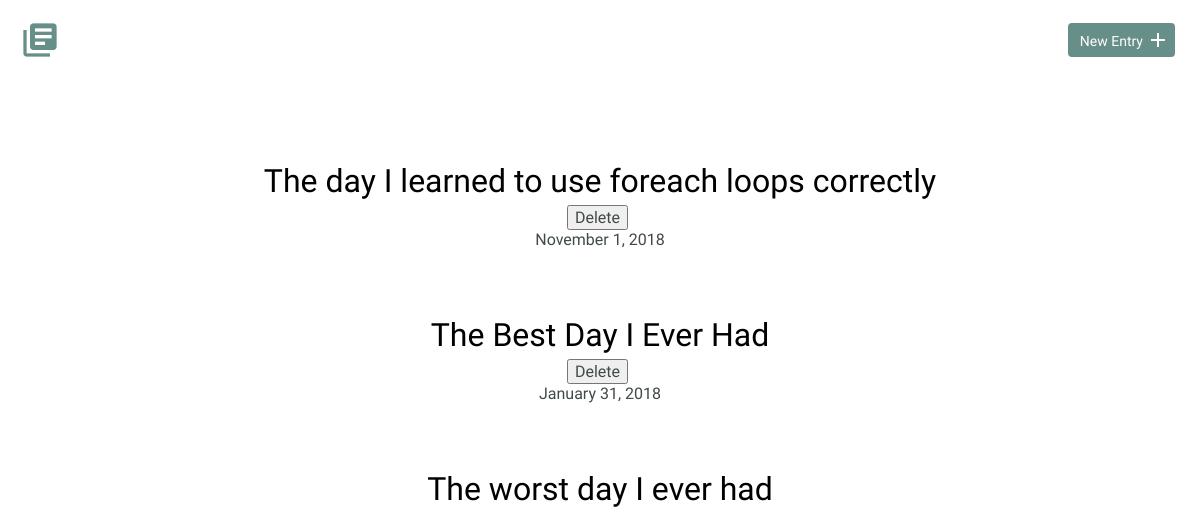
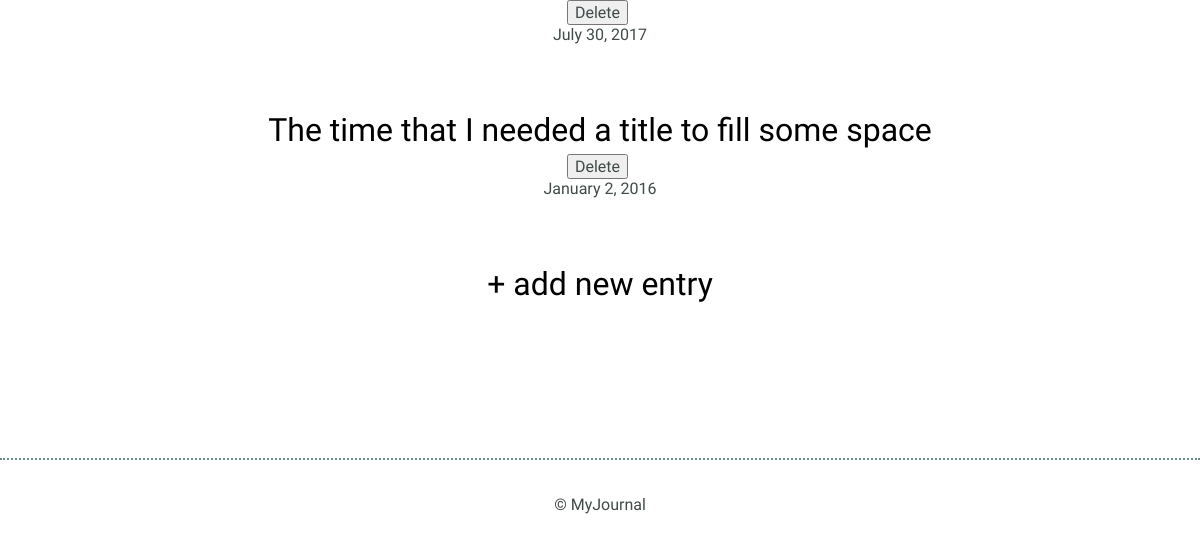
The app's page /, older data (2 pictures, top to bottom).
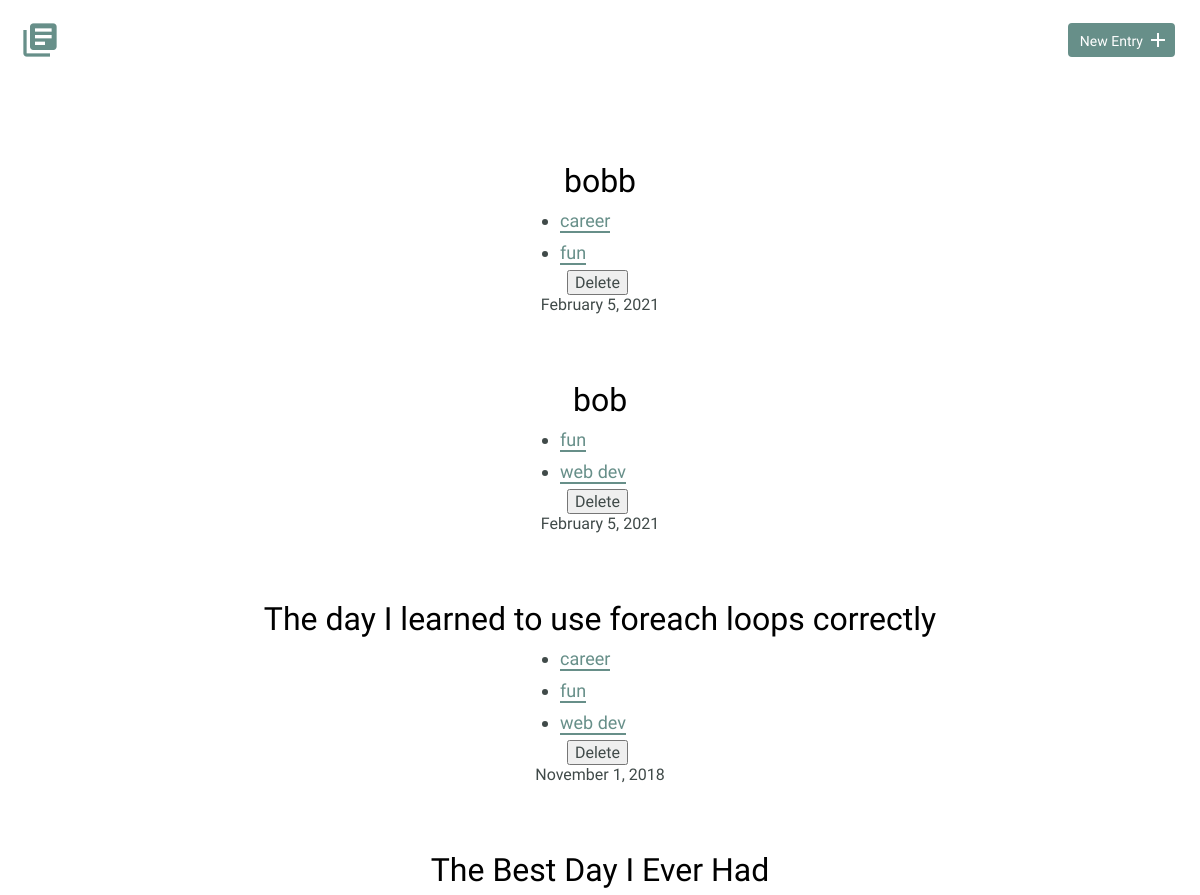
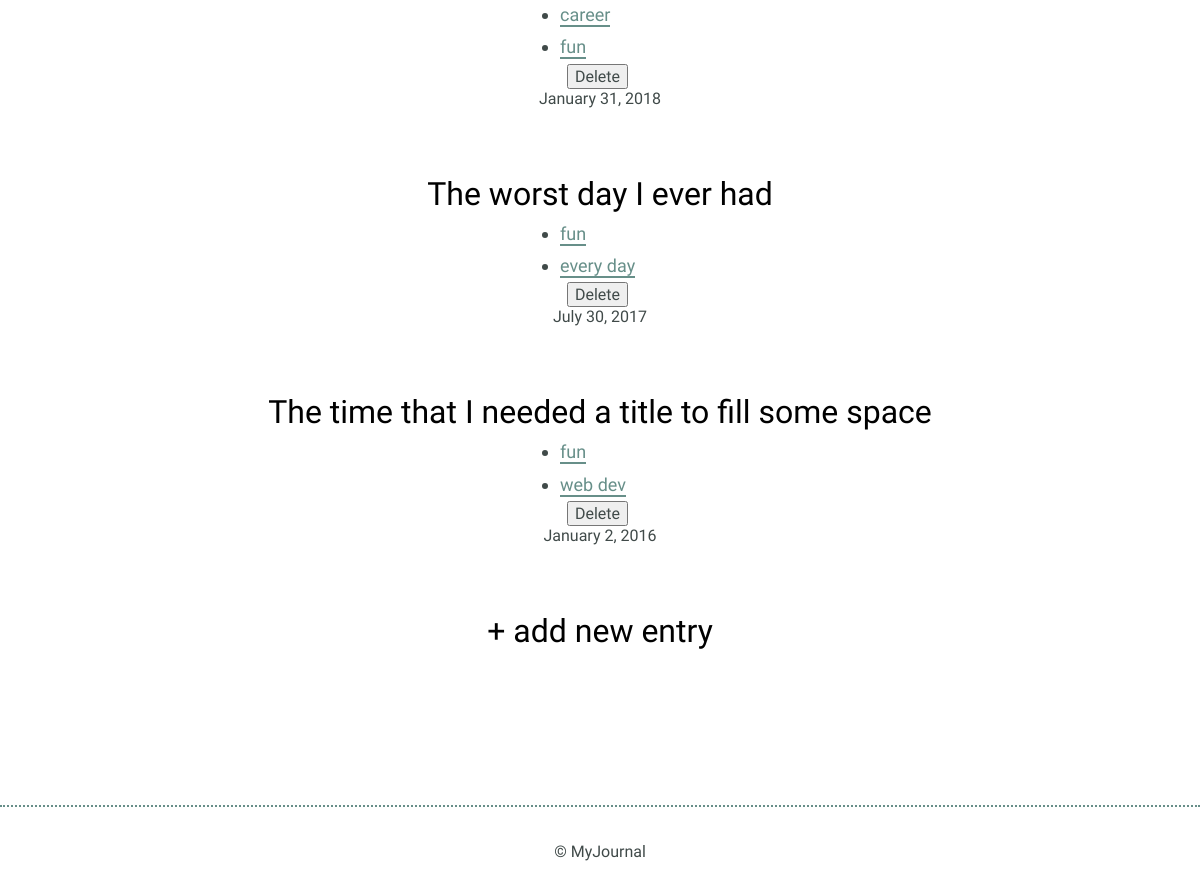
The same page, newer data (2 pictures, top to bottom).
### tables this page shows
CREATE TABLE "entries" (
	"id"	INTEGER,
	"title"	TEXT,
	"date"	TEXT,
	"time_spent"	INTEGER,
	"learned"	BLOB,
	"resources"	BLOB,
	PRIMARY KEY("id")
);

### inc/functions.php (called while the page is built, shortened)
<?php
function get_tags($id)
{
  include('connection.php');
  try {
    $results = $db->prepare('
      SELECT tags.tag FROM entries
      JOIN tags_entry ON entries.id = tags_entry.entry_id
      JOIN tags ON tags.id = tags_entry.tag_id WHERE entries.id = ?
      ');
    $results->bindValue(1, $id);
    $results->execute();
  } catch (Eception $e) {
    echo 'Error: ' . $e->getMessage();
    return(array());
  }
  foreach (($results->fetchAll(PDO::FETCH_ASSOC)) as $item) {
      $tags[] = $item['tag'];
  }
  return $tags;
}
function get_entries($filter = null)
{
  include('connection.php');
  $sql = 'SELECT * FROM entries';
  $join = ' JOIN tags_entry ON entries.id = tags_entry.entry_id';
  $where = ' WHERE tags_entry.entry_id = entries.id AND tags_entry.tag_id = ?';
  $order = ' ORDER BY date DESC';
  try {
    if (!empty($filter)) {
      $results = $db->prepare($sql . $join . $where . $order);
      $results->bindValue(1, $filter);
    } else {
      $results = $db->prepare($sql . $order);
    }
    $results->execute();
  } catch (Eception $e) {
    echo 'Error: ' . $e->getMessage();
    return(array());
  }
  return ($results->fetchAll(PDO::FETCH_ASSOC));
}

### index.php (the view, shortened to what this page needs)
<?php
include('inc/header.php');
?>
                <div class="entry-list">
                  <?php
                    if (!empty($_GET['tag'])) {
                      $entries = get_entries(get_tags_ids($_GET['tag']));
                    } else {
                      $entries = get_entries();
                    }
                    foreach ($entries as $entry) {
                      echo "<article>\n";
                          echo "<h2>";
                          echo "<a href='detail.php?id=" . $entry['id'] . "'>" . $entry['title'] . "</a>";
                          echo "</h2>\n";
                          echo "<ul id='tag_list'>";
                          foreach (get_tags($entry['id']) as $tag) {
                            echo "<li><a href='index.php?tag=". $tag ."'>" . ($tag) . "</a></li>";
                          }
                          echo "</ul>";
                          echo "<form method=post action='index.php' onsubmit=\"return confirm('Are you sure you want tot delete this project?');\">\n";
                          echo "<input type='submit' class='button--delete' value='Delete' />\n";
                          echo "</form>\n";
                          echo "<time datetime='". date( 'Y-m-d' , strtotime($entry['date'])) ."'>";
                             echo date( 'F j, Y' , strtotime($entry['date']));
                          echo "</time>\n";
                      echo "</article>\n";
                    }
                  ?>
                  <article>
                    <h2>
                      <a href="new.php">+ add new entry</a>
                    </h2>
                  </article>
                </div>
<?php
  include('inc/footer.php');
?>

Row changes from the older to the newer data that the page shows:
added entries: title "bobb", tag "career", tag "fun", date "February 5, 2021"
added entries: title "bob", tag "fun", tag "web dev", date "February 5, 2021"
Text that changed along with them:
new list line: "career"
new list line: "fun"
new list line: "web dev"
new list line: "every day"
